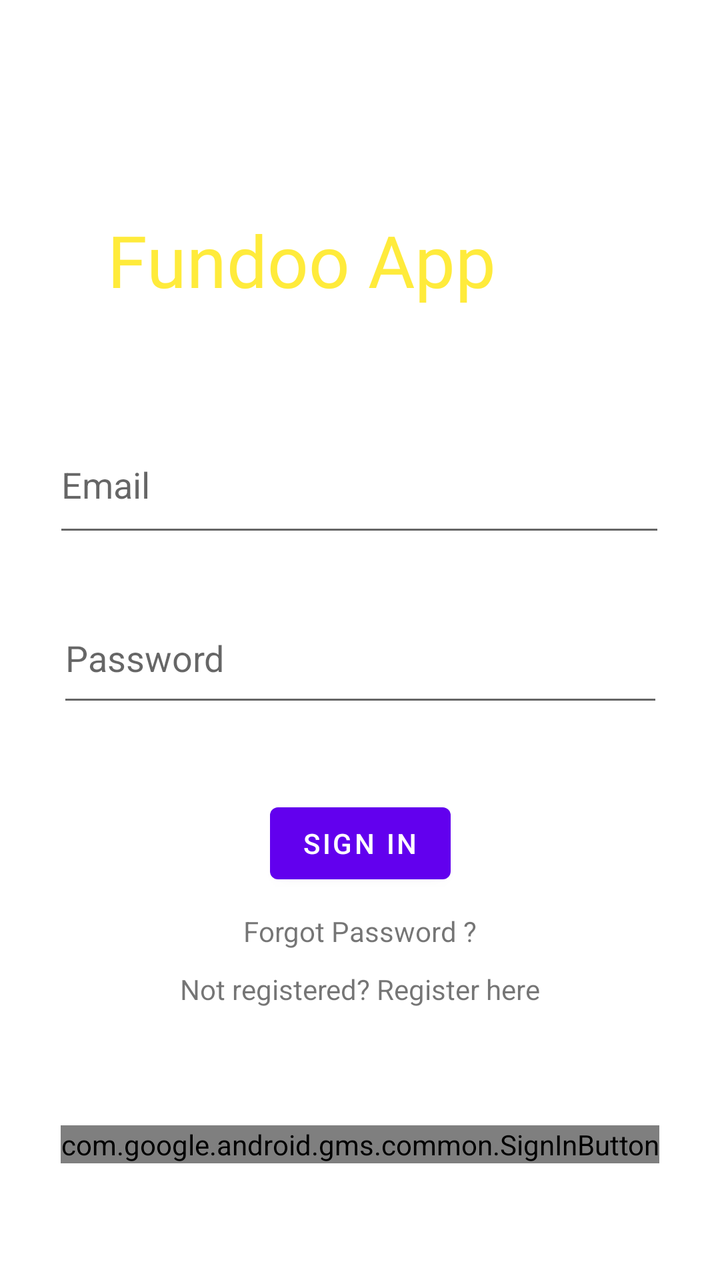
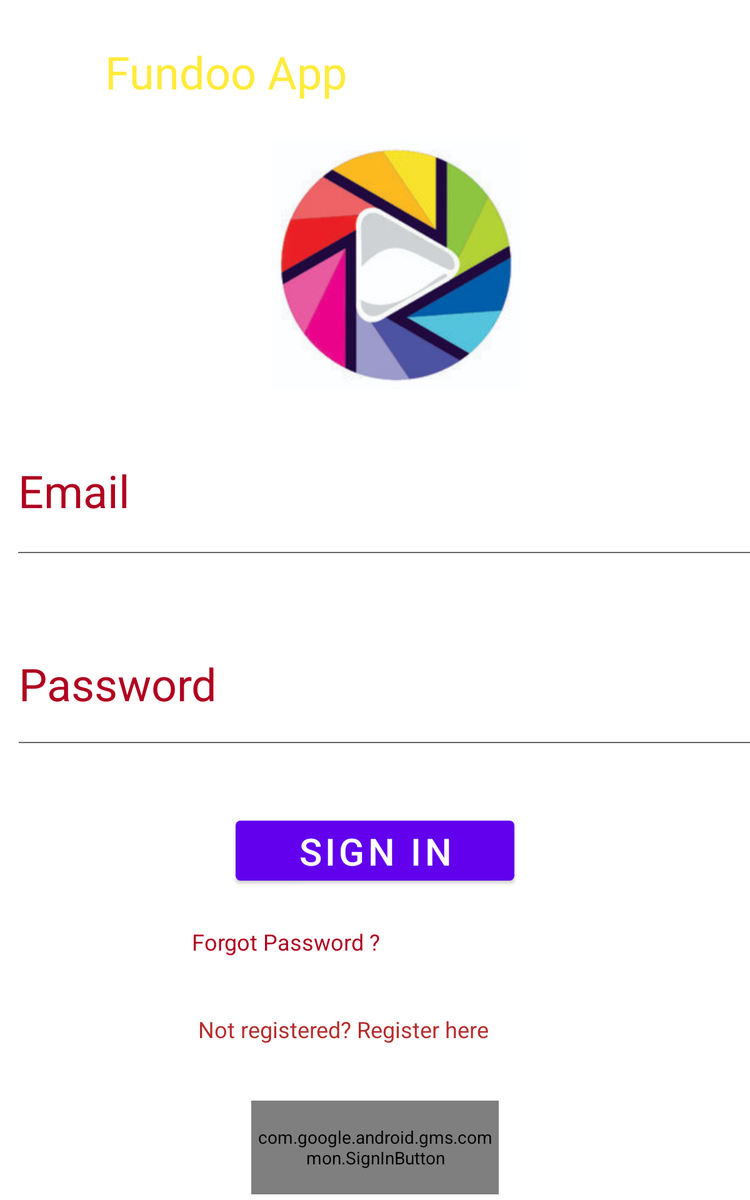

An Android layout and its configuration variant, each rendered on a device that would load it. The default file and the variant file are quoted in full after the pictures.
<!-- AndroidManifest.xml: application theme Theme.FundoApp -->
<!-- res/layout/activity_login.xml -->
<?xml version="1.0" encoding="utf-8"?>
<androidx.constraintlayout.widget.ConstraintLayout xmlns:android="http://schemas.android.com/apk/res/android"
    xmlns:app="http://schemas.android.com/apk/res-auto"
    xmlns:tools="http://schemas.android.com/tools"
    android:layout_width="match_parent"
    android:layout_height="match_parent"
    android:background="@drawable/walpaper"
    tools:context=".authentication.LoginActivity">

    <com.google.android.gms.common.SignInButton
        android:id="@+id/sign_in_button"
        android:layout_width="wrap_content"
        android:layout_height="wrap_content"
        app:layout_constraintBottom_toBottomOf="parent"
        app:layout_constraintEnd_toEndOf="parent"
        app:layout_constraintStart_toStartOf="parent"
        app:layout_constraintTop_toBottomOf="@+id/textView" />

    <TextView
        android:id="@+id/textView1"
        android:layout_width="253dp"
        android:layout_height="83dp"
        android:fontFamily="@font/aclonica"
        android:text="@string/fundoo_app"
        android:textColor="#FFEB3B"
        android:textSize="36sp"
        app:layout_constraintBottom_toBottomOf="parent"
        app:layout_constraintEnd_toEndOf="parent"
        app:layout_constraintStart_toStartOf="parent"
        app:layout_constraintTop_toTopOf="parent"
        app:layout_constraintVertical_bias="0.19" />

    <EditText
        android:id="@+id/editText"
        android:layout_width="306dp"
        android:layout_height="65dp"
        android:layout_marginStart="84dp"
        android:layout_marginLeft="84dp"
        android:layout_marginTop="152dp"
        android:layout_marginEnd="85dp"
        android:layout_marginRight="85dp"
        android:layout_marginBottom="313dp"
        android:autofillHints=""
        android:ems="10"
        android:hint="@string/email"
        android:inputType="textEmailAddress"
        app:layout_constraintBottom_toBottomOf="parent"
        app:layout_constraintEnd_toEndOf="parent"
        app:layout_constraintStart_toStartOf="parent"
        app:layout_constraintTop_toTopOf="parent"
        app:layout_constraintVertical_bias="0.511" />

    <EditText
        android:id="@+id/editText2"
        android:layout_width="303dp"
        android:layout_height="62dp"
        android:layout_marginStart="85dp"
        android:layout_marginTop="8dp"
        android:layout_marginEnd="85dp"
        android:layout_marginBottom="8dp"
        android:autofillHints=""
        android:ems="10"
        android:hint="@string/password"
        android:inputType="textPassword"
        app:layout_constraintBottom_toBottomOf="parent"
        app:layout_constraintEnd_toEndOf="parent"
        app:layout_constraintStart_toStartOf="parent"
        app:layout_constraintTop_toBottomOf="@+id/editText"
        app:layout_constraintVertical_bias="0.052" />

    <TextView
        android:id="@+id/textView"
        android:layout_width="wrap_content"
        android:layout_height="wrap_content"
        android:layout_marginStart="163dp"
        android:layout_marginEnd="163dp"
        android:layout_marginBottom="136dp"
        android:text="@string/not_registered_sign_up_here"
        app:layout_constraintBottom_toBottomOf="parent"
        app:layout_constraintEnd_toEndOf="parent"
        app:layout_constraintStart_toStartOf="parent" />

    <Button
        android:id="@+id/button2"
        android:layout_width="wrap_content"
        android:layout_height="wrap_content"
        android:layout_marginStart="8dp"
        android:layout_marginTop="8dp"
        android:layout_marginEnd="8dp"
        android:layout_marginBottom="8dp"
        android:text="@string/sign_in"
        app:layout_constraintBottom_toTopOf="@+id/textView"
        app:layout_constraintEnd_toEndOf="parent"
        app:layout_constraintStart_toStartOf="parent"
        app:layout_constraintTop_toBottomOf="@+id/editText2" />

    <TextView
        android:id="@+id/textView3"
        android:layout_width="wrap_content"
        android:layout_height="wrap_content"
        android:text="Forgot Password ?"
        app:layout_constraintBottom_toTopOf="@+id/textView"
        app:layout_constraintEnd_toEndOf="parent"
        app:layout_constraintStart_toStartOf="parent"
        app:layout_constraintTop_toBottomOf="@+id/button2" />


</androidx.constraintlayout.widget.ConstraintLayout>
<!-- resources referenced by this layout -->
<resources>
  <string name="email">Email</string>
  <string name="fundoo_app">Fundoo App</string>
  <string name="not_registered_sign_up_here">Not registered? Register here</string>
  <string name="password">Password</string>
  <string name="sign_in">Sign In</string>
  <style name="Theme.FundoApp" parent="Theme.MaterialComponents.DayNight.DarkActionBar">
          
          <item name="colorPrimary">@color/purple_500</item>
          <item name="colorPrimaryVariant">@color/purple_700</item>
          <item name="colorOnPrimary">@color/white</item>
          
          <item name="colorSecondary">@color/teal_200</item>
          <item name="colorSecondaryVariant">@color/teal_700</item>
          <item name="colorOnSecondary">@color/black</item>
          
          <item name="android:statusBarColor" tools:targetApi="l">?attr/colorPrimaryVariant</item>
          
      </style>
</resources>
<!-- res/layout-sw600dp/activity_login.xml (the repository's variant of the layout above) -->
<!-- drawn on a 7-inch tablet held upright -->
<?xml version="1.0" encoding="utf-8"?>
<androidx.constraintlayout.widget.ConstraintLayout xmlns:android="http://schemas.android.com/apk/res/android"
    xmlns:app="http://schemas.android.com/apk/res-auto"
    xmlns:tools="http://schemas.android.com/tools"
    android:layout_width="match_parent"
    android:layout_height="match_parent"
    android:background="@drawable/walpaper"
    tools:context=".authentication.LoginActivity">

    <com.google.android.gms.common.SignInButton
        android:id="@+id/sign_in_button"
        android:layout_width="198dp"
        android:layout_height="75dp"
        app:layout_constraintBottom_toBottomOf="parent"
        app:layout_constraintEnd_toEndOf="parent"
        app:layout_constraintStart_toStartOf="parent"
        app:layout_constraintTop_toBottomOf="@+id/textView"
        app:layout_constraintVertical_bias="0.784" />

    <TextView
        android:id="@+id/textView1"
        android:layout_width="508dp"
        android:layout_height="116dp"
        android:fontFamily="@font/aclonica"
        android:text="@string/fundoo_app"
        android:textColor="#FFEB3B"
        android:textSize="36sp"
        app:layout_constraintBottom_toBottomOf="parent"
        app:layout_constraintEnd_toEndOf="parent"
        app:layout_constraintHorizontal_bias="0.911"
        app:layout_constraintStart_toStartOf="parent"
        app:layout_constraintTop_toTopOf="parent"
        app:layout_constraintVertical_bias="0.039" />

    <EditText
        android:id="@+id/editText"
        android:layout_width="606dp"
        android:layout_height="119dp"
        android:layout_marginStart="84dp"
        android:layout_marginLeft="84dp"
        android:layout_marginTop="152dp"
        android:layout_marginEnd="85dp"
        android:layout_marginRight="85dp"
        android:layout_marginBottom="313dp"
        android:autofillHints=""
        android:ems="10"
        android:hint="@string/email"
        android:inputType="textEmailAddress"
        android:textColorHighlight="@color/design_default_color_error"
        android:textColorHint="@color/design_default_color_error"
        android:textSize="36sp"
        app:layout_constraintBottom_toBottomOf="parent"
        app:layout_constraintEnd_toEndOf="parent"
        app:layout_constraintHorizontal_bias="0.421"
        app:layout_constraintStart_toStartOf="parent"
        app:layout_constraintTop_toTopOf="parent"
        app:layout_constraintVertical_bias="0.478" />

    <EditText
        android:id="@+id/editText2"
        android:layout_width="594dp"
        android:layout_height="114dp"
        android:layout_marginStart="85dp"
        android:layout_marginTop="8dp"
        android:layout_marginEnd="85dp"
        android:layout_marginBottom="8dp"
        android:autofillHints=""
        android:ems="10"
        android:hint="@string/password"
        android:inputType="textPassword"
        android:textColorHint="@color/design_default_color_error"
        android:textColorLink="@color/purple_500"
        android:textSize="36sp"
        app:layout_constraintBottom_toBottomOf="parent"
        app:layout_constraintEnd_toEndOf="parent"
        app:layout_constraintHorizontal_bias="0.454"
        app:layout_constraintStart_toStartOf="parent"
        app:layout_constraintTop_toBottomOf="@+id/editText"
        app:layout_constraintVertical_bias="0.079" />

    <TextView
        android:id="@+id/textView"
        android:layout_width="282dp"
        android:layout_height="53dp"
        android:layout_marginStart="163dp"
        android:layout_marginEnd="163dp"
        android:text="@string/not_registered_sign_up_here"
        android:textColor="#B62C2C"
        android:textSize="18sp"
        app:layout_constraintBottom_toBottomOf="parent"
        app:layout_constraintEnd_toEndOf="parent"
        app:layout_constraintHorizontal_bias="0.573"
        app:layout_constraintStart_toStartOf="parent"
        app:layout_constraintTop_toTopOf="parent"
        app:layout_constraintVertical_bias="0.894" />

    <Button
        android:id="@+id/button2"
        android:layout_width="223dp"
        android:layout_height="60dp"
        android:layout_marginStart="8dp"
        android:layout_marginTop="8dp"
        android:layout_marginEnd="8dp"
        android:layout_marginBottom="8dp"
        android:text="@string/sign_in"
        android:textSize="30sp"
        app:layout_constraintBottom_toTopOf="@+id/textView"
        app:layout_constraintEnd_toEndOf="parent"
        app:layout_constraintStart_toStartOf="parent"
        app:layout_constraintTop_toBottomOf="@+id/editText2"
        app:layout_constraintVertical_bias="0.3" />

    <TextView
        android:id="@+id/textView3"
        android:layout_width="354dp"
        android:layout_height="50dp"
        android:text="Forgot Password ?"
        android:textColor="@color/design_default_color_error"
        android:textSize="18sp"
        app:layout_constraintBottom_toTopOf="@+id/textView"
        app:layout_constraintEnd_toEndOf="parent"
        app:layout_constraintHorizontal_bias="0.623"
        app:layout_constraintStart_toStartOf="parent"
        app:layout_constraintTop_toBottomOf="@+id/button2"
        app:layout_constraintVertical_bias="0.608" />

    <ImageView
        android:id="@+id/imageView2"
        android:layout_width="wrap_content"
        android:layout_height="wrap_content"
        app:layout_constraintBottom_toTopOf="@+id/editText"
        app:layout_constraintEnd_toEndOf="parent"
        app:layout_constraintHorizontal_bias="0.542"
        app:layout_constraintStart_toStartOf="parent"
        app:layout_constraintTop_toTopOf="parent"
        app:layout_constraintVertical_bias="0.853"
        app:srcCompat="@drawable/image" />


</androidx.constraintlayout.widget.ConstraintLayout>
<!-- resources referenced by the variant -->
<!-- as a 7-inch tablet held upright resolves them -->
<resources>
  <!-- drawable image: jpg bitmap (drawable-v24, 576964 bytes) -->
  <string name="email">Email</string>
  <string name="fundoo_app">Fundoo App</string>
  <string name="not_registered_sign_up_here">Not registered? Register here</string>
  <string name="password">Password</string>
  <string name="sign_in">Sign In</string>
  <style name="Theme.FundoApp" parent="Theme.MaterialComponents.DayNight.DarkActionBar">
          
          <item name="colorPrimary">@color/purple_500</item>
          <item name="colorPrimaryVariant">@color/purple_700</item>
          <item name="colorOnPrimary">@color/white</item>
          
          <item name="colorSecondary">@color/teal_200</item>
          <item name="colorSecondaryVariant">@color/teal_700</item>
          <item name="colorOnSecondary">@color/black</item>
          
          <item name="android:statusBarColor" tools:targetApi="l">?attr/colorPrimaryVariant</item>
          
      </style>
</resources>
